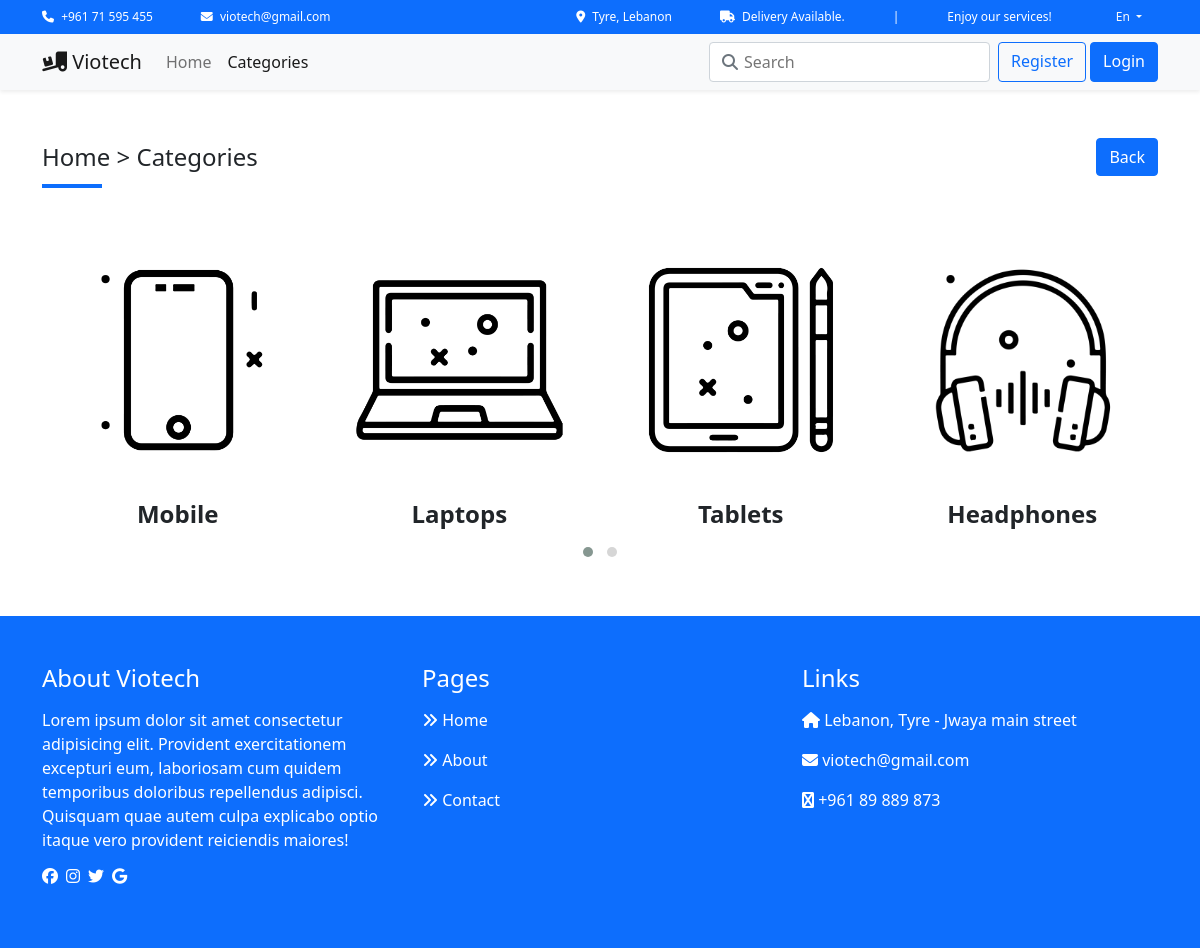
/categories.php, run on the app's committed database.
### tables this page shows
CREATE TABLE `categories` (
  `id` int(11) NOT NULL,
  `name` varchar(255) NOT NULL,
  `description` varchar(255) NOT NULL,
  `image` varchar(255) NOT NULL
);

### admin/includes/config/DAL.php (called while the page is built, shortened)
<?php
require_once "dbcon.php";
function getAll($table)
{
    global $conn;
    $sql = "SELECT * FROM $table";
    $result = $conn->query($sql);
    if ($result->num_rows > 0) {
        return $result;
    } else {
        return false;
    }
}

### categories.php (the view, shortened to what this page needs)
<?php
include "admin/includes/config/DAL.php";
$categories = getAll('categories');
include "frontend/includes/header.php";
?>
<div class="categories py-3 py-md-5">
    <div class="container">
        <h4 class="position-relative mb-5 d-flex align-items-center justify-content-between">
            <span class="underline"></span>
            Home > Categories
            <a href="index.php" class="btn btn-primary text-white">
                Back
            </a>
        </h4>
        <?php
        if (!$categories) {
            echo "Something went wrong.";
        } else { ?>
            <div class="owl-carousel owl-theme four-carousel">
                <?php
                if (mysqli_num_rows($categories) > 0) {
                    while ($row = mysqli_fetch_array($categories)) {
                ?>
                        <div class="item">
                            <a href="viewCategory.php?id=<?php echo $row['id'] ?>" class="text-dark text-decoration-none">
                                <div class="text-center fw-bold fs-4">
                                    <div class="popular-img">
                                        <img src="admin/images/<?php echo $row['image'] ?>" alt="">
                                    </div>
                                    <div>
                                        <?php echo $row['name'] ?>
                                    </div>
                                </div>
                            </a>
                        </div>
            <?php }
                } else {
                    echo "No popular found";
                }
                echo "</div>";
            } ?>
            </div>
    </div>
<?php
include "frontend/includes/footer.php";
?>

### frontend/assets/css/style.css (style rules this page uses)
span.underline { position: absolute; bottom: -12px; left: 0; width: 60px; height: 4px; background-color:#0d6efd!important; }

### data on the page
categories: image (picture), name "Mobile"
categories: image (picture), name "Laptops"
categories: image (picture), name "Tablets"
categories: image (picture), name "Headphones"
